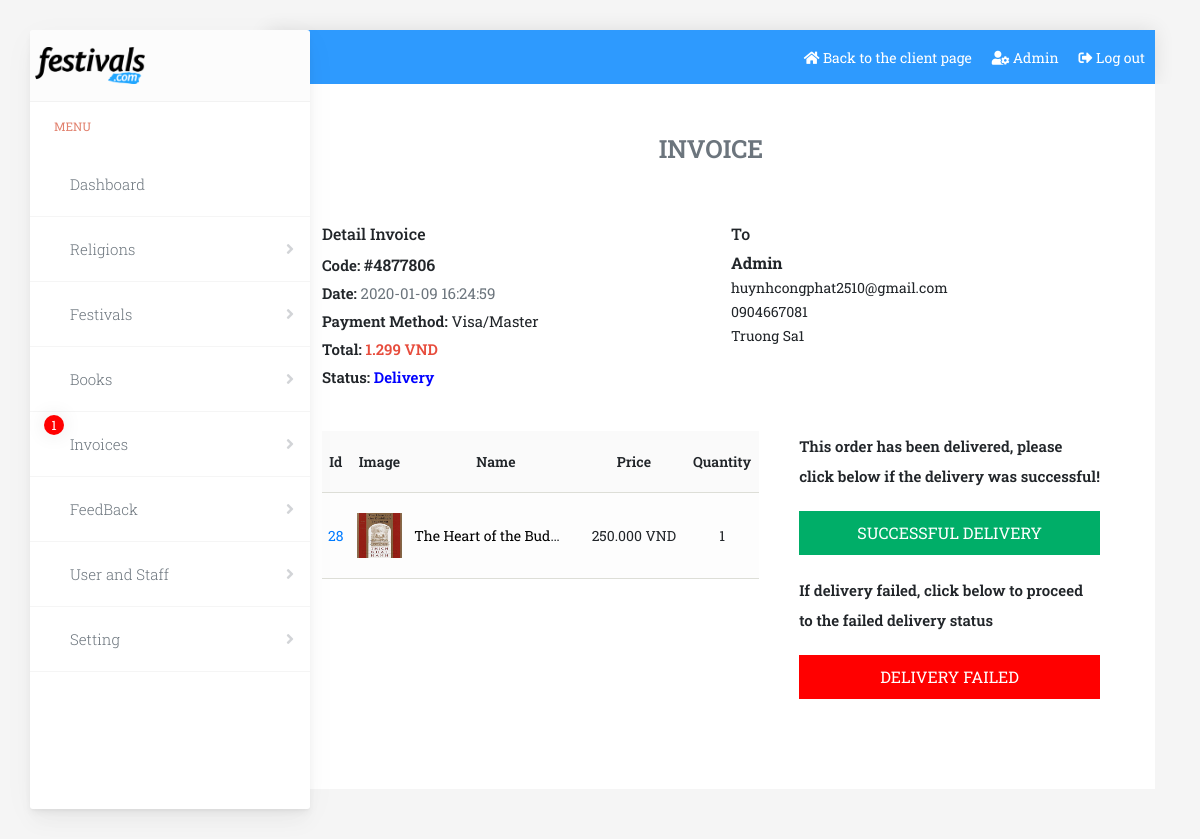
Screenshot of /admincp/invoice.php?ac=detail&id=4877806 (signed in) with the database file from the repository.
### tables this page shows
CREATE TABLE `invoice` (
  `id` int(11) NOT NULL,
  `date` datetime NOT NULL,
  `id_payment_method` int(11) NOT NULL,
  `total` int(11) NOT NULL,
  `handle` int(11) NOT NULL DEFAULT 0,
  `id_user_buy` int(11) NOT NULL,
  `admin_check` int(11) NOT NULL DEFAULT 0,
  `time_delivery` datetime NOT NULL
);

CREATE TABLE `user` (
  `id` int(11) NOT NULL,
  `username` varchar(100) NOT NULL,
  `password` varchar(50) NOT NULL,
  `fullname` varchar(100) NOT NULL,
  `email` varchar(50) NOT NULL,
  `phonenumber` varchar(20) NOT NULL,
  `address` varchar(200) NOT NULL,
  `id_role` int(11) NOT NULL DEFAULT 3,
  `status` int(11) NOT NULL DEFAULT 1
);

CREATE TABLE `invoice_details` (
  `id_invoice` int(11) NOT NULL,
  `id_book` int(11) NOT NULL,
  `quantity` int(11) NOT NULL
);

CREATE TABLE `books` (
  `id` int(11) NOT NULL,
  `name_book` varchar(100) NOT NULL,
  `author` varchar(100) NOT NULL,
  `price_book` int(11) NOT NULL,
  `des_book` text NOT NULL,
  `content_book` text NOT NULL,
  `avata_book` varchar(100) NOT NULL,
  `inventory` int(11) NOT NULL,
  `id_category` int(11) NOT NULL,
  `id_user` int(11) NOT NULL,
  `date_posted` datetime NOT NULL,
  `status` int(11) NOT NULL DEFAULT 1
);

### admincp/lib_admin/invoice_action.php (called while the page is built, shortened)
<?php
    require('./../lib/dbConn.php');
    function CheckIdInvoiceGet() {
        if(isset($_GET['ac']) && $_GET['ac'] == 'detail' && isset($_GET['id'])) {
            global $conn;
            $sql = "SELECT * FROM invoice WHERE id={$_GET['id']}";
            $result = mysqli_query($conn, $sql);
            if(mysqli_num_rows($result) == 0) {
                return false;
            } else {
                $sql_check = "UPDATE invoice SET admin_check = 1 WHERE id={$_GET['id']}";
                return $result;
            }
        } else {
            return false;
        }
    }
    function UserBuyInvoice($id) {
        global $conn;
        $sql = "SELECT * FROM user WHERE id= '$id'";
        $result = mysqli_query($conn, $sql);
        return $result;
    }
    function ProductInvoice($id) {
        global $conn;
        $sql = "SELECT * FROM invoice_details INNER JOIN invoice ON invoice.id = invoice_details.id_invoice INNER JOIN books ON books.id = invoice_details.id_book WHERE invoice_details.id_invoice = '$id'";
        $result = mysqli_query($conn, $sql);
        return $result;
    }
?>

### admincp/detail_invoice.php (the view, shortened to what this page needs)
<?php
    $result = CheckIdInvoiceGet();
    $row = mysqli_fetch_assoc($result);
?>
<div class="container">
    <div class="admin-invoice detail-invoice">
        <div class='title'>
            <h6>Invoice</h6>
        </div>
        <div class='invoice_main'>
            <div class='row'>
                <div class='col-md-6 group'>
                    <div class='title-block'>
                        <h6>Detail Invoice</h6>
                    </div>
                    <div class='detail_invoice'>
                        <?php
                            $payment = $row['id'] == 0 ? 'Pay In Cash': 'Visa/Master' ;
                            $handle = '';
                            $class = '';
                            if($row['handle'] == 0) {
                                $handle = 'Processing';
                                $class = 'pro';
                            } else if($row['handle'] == 1) {
                                $handle = 'Delivery';
                                $class = 'deli';
                            } else if($row['handle'] == 2) {
                                $handle = 'Successful Delivery	';
                                $class = 'succ';
                            } else if($row['handle'] == 4) {
                                $handle = 'Order Canceled';
                                $class = 'can';
                            } else {
                                $handle = 'Delivery Failed';
                                $class = 'fail';
                            }
                        ?>
                        <div class='group-detail'>
                            <span class='first'>Code: </span>
                            <span id='code'>#<?php echo $row['id']?></span>
                        </div>
                        <div class='group-detail'>
                            <span class='first'>Date: </span>
                            <span id='date'><?php echo $row['date']?></span>
                        </div>
                        <div class='group-detail'>
                            <span class='first'>Payment Method: </span>
                            <span><?php echo $payment?></span>
                        </div>
                        <div class='group-detail'>
                            <span class='first'>Total: </span>
                            <span id='total'><?php echo number_format($row['total'],0,",",".")?> VND</span>
                        </div>
                        <div class='group-detail'>
                            <span class='first'>Status: </span>
                            <span class='handle <?php echo $class?>'><?php echo $handle?></span>
                        </div>
                    </div>
                </div>
                <div class='col-md-6 group'>
                    <?php
                        $resultUser = UserBuyInvoice($row['id_user_buy']);
                        $row_user = mysqli_fetch_assoc($resultUser);
                    ?>
                    <div class='title-block'>
                        <h6>To</h6>
                    </div>
                    <div class='user_invoice'>
                        <div class='group-user'>
                            <strong><?php echo $row_user['fullname']?></strong>
                        </div>
                        <div class='group-user'>
                            <span><?php echo $row_user['email']?></span>
                        </div>
                        <div class='group-user'>
                            <span><?php echo $row_user['phonenumber']?></span>
                        </div>
                        <div class='group-user'>
                            <span><?php echo $row_user['address']?></span>
                        </div>
                    </div>
                </div>
                <div class='col-md-7 group'>
                    <div class='user_invoice'>
                        <table>
                            <thead>
                                <tr>
                                    <td>Id</td>
                                    <td>Image</td>
                                    <td>Name</td>
                                    <td>Price</td>
                                    <td>Quantity</td>
                                </tr>
                            </thead>
                            <tbody>
                                <?php
                                    $resultProduct = ProductInvoice($row['id']);
                                    while($row_product = mysqli_fetch_array($resultProduct)) {
                                ?>
                                    <tr>
                                        <td>
                                            <a href="books.php?ac=detail&id=<?php echo $row_product['id']?>"><?php echo $row_product['id']?></a>
                                        </td>
                                        <td>
                                            <a href="books.php?ac=detail&id=<?php echo $row_product['id']?>">
                                                <img src="./../<?php echo $row_product['avata_book']?>">
                                            </a>
                                        </td>
                                        <td class='name'>
                                            <div class='name-book'>
                                                <a href="books.php?ac=detail&id=<?php echo $row_product['id']?>"><?php echo $row_product['name_book']?></a>
                                            </div>
                                        </td>
                                        <td>
                                            <span><?php echo number_format($row_product['price_book'],0,",",".")?> VND</span>
                                        </td>
                                        <td>
                                            <span><?php echo $row_product['quantity']?></span>
                                        </td>
                                    </tr>
                                    <?php }?>
                            </tbody>
                        </table>
                    </div>
                </div>
                <div class='col-md-5 group'>
                    <div class='action'>
                        <?php
                            if($row['handle'] == 0) {
                        ?>
                        <h6 class='hd'>This order has just been created, delivery confirmation has been processed!</h6>
                        <button type='button' id='processing' class='btn-handle btn-pro'>Confirm Delivery</button>
                        <?php } else if($row['handle'] == 1) {?>
                        <h6 class='hd'>This order has been delivered, please click below if the delivery was successful!</h6>
                        <button type='button' id='successful' class='btn-handle btn-deli-succ'>Successful Delivery</button>
                        <h6 class='hd'>If delivery failed, click below to proceed to the failed delivery status</h6>
                        <button type='button' id='failed' class='btn-handle btn-deli-fail'>Delivery Failed</button>
                        <?php } else if($row['handle'] == 2) {?>
                        <h6 class='hd'>This order was successfully delivered at <strong class='succ'><?php echo $row['time_delivery']?></strong></h6>
                        <?php } else if($row['handle'] == 3) {?>
                        <h6 class='hd'>This order has confirmed delivery failed at <strong class='fail'><?php echo $row['time_delivery']?></strong></h6>
                        <?php } else if($row['handle'] == 4) {?>
                        <h6 class='hd'>This order has been canceled</h6>
                        <?php } else {?>
                        <h6 class='hd'>Unable to identify order information!</h6>
                        <?php }?>
                    </div>
                </div>
            </div>
        </div>
    </div>
</div>

### assets/css/main_cp.css (style rules this page uses)
body { font-family: 'Roboto Slab', serif; background: #f5f5f5; }
table { width: 100%; }
table thead { background: rgba(0,0,0,0.01); }
table tr { border-bottom: 1px solid #ddded7; }
table td { text-align: center; padding: 20px 5px; }
table td img { width: 45px; height: 45px; }
table { background-color:#fdfdfd; position: relative; }

### assets/css/invoice_cp.css (style rules this page uses)
.admin-invoice { width: 80%; margin-left: auto; }
table td { font-size: 14px; }
.detail-invoice { background: white; padding: 50px; }
.title { text-align: center; margin-bottom: 40px; }
.title-block h6 { font-size: 16px; }
.group-detail { padding: 2px 0; }
.group-detail #code { font-weight: 600; font-size: 16px; }
.group-detail #date { color: #6c757d; }
.group-detail #total { color: #e74c3c; font-weight: 600; }
.group-detail span { font-size: 15px; }
.group-detail .first { font-weight: 600; }
.title h6 { font-size: 25px; color: #6c757d; font-weight: 600; text-transform: uppercase; }
.user_invoice span { font-size: 14px; }
.handle { font-weight: 600; }
.pro, .deli { color: blue; }
.group { padding: 20px; }
thead { font-weight: 600; }
.name-book { width: 150px; text-overflow: ellipsis; overflow: hidden; white-space: nowrap; }
.name a { color: black; }
.action .hd { font-size: 15px; margin-bottom: 20px; font-weight: 600; line-height: 30px; }
.btn-handle { width: 100%; border: none; padding: 10px 15px; color: white; text-transform: uppercase; margin-bottom: 20px; }
.btn-deli-succ { background: #00AE68; }
.btn-deli-fail { background: red; }

### rows the page displays
invoice: id "4877806", date "2020-01-09 16:24:59", id "Visa/Master", total "1.299", handle "Delivery"
user: fullname "Admin", email "huynhcongphat2510@gmail.com", phonenumber "0904667081", address "Truong Sa1"
invoice_details: id_book "28", id_book.avata_book (picture), id_book.name_book "The Heart of the Bud…", id_book.price_book "250.000", quantity "1"

### other values shown
$fullname "Admin"
$check_invoice "1"
